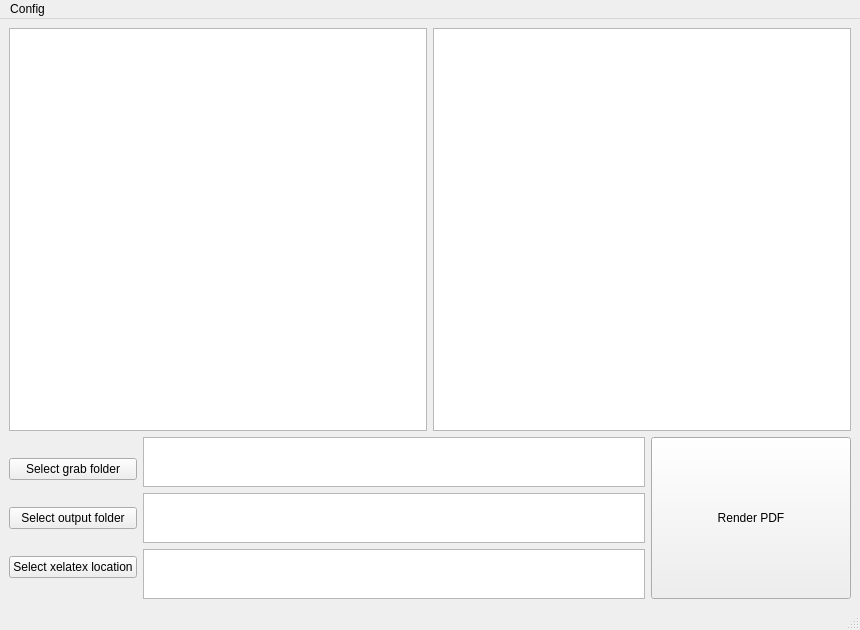
<?xml version="1.0" encoding="UTF-8"?>
<ui version="4.0">
 <class>MainWindow</class>
 <widget class="QMainWindow" name="MainWindow">
  <property name="geometry">
   <rect>
    <x>0</x>
    <y>0</y>
    <width>860</width>
    <height>630</height>
   </rect>
  </property>
  <property name="windowTitle">
   <string>PfaudSec Data Book tool</string>
  </property>
  <widget class="QWidget" name="centralwidget">
   <layout class="QVBoxLayout" name="verticalLayout_3">
    <item>
     <layout class="QHBoxLayout" name="horizontalLayout">
      <item>
       <widget class="QTextEdit" name="outputbox">
        <property name="font">
         <font>
          <pointsize>12</pointsize>
         </font>
        </property>
        <property name="readOnly">
         <bool>true</bool>
        </property>
       </widget>
      </item>
      <item>
       <widget class="QTextEdit" name="outputbox_2">
        <property name="font">
         <font>
          <pointsize>12</pointsize>
         </font>
        </property>
        <property name="readOnly">
         <bool>true</bool>
        </property>
       </widget>
      </item>
     </layout>
    </item>
    <item>
     <layout class="QHBoxLayout" name="horizontalLayout_2">
      <item>
       <layout class="QVBoxLayout" name="verticalLayout">
        <item>
         <widget class="QPushButton" name="grab_sel">
          <property name="text">
           <string>Select grab folder</string>
          </property>
         </widget>
        </item>
        <item>
         <widget class="QPushButton" name="output_sel">
          <property name="text">
           <string>Select output folder</string>
          </property>
         </widget>
        </item>
        <item>
         <widget class="QPushButton" name="xelatex_btn">
          <property name="text">
           <string>Select xelatex location</string>
          </property>
         </widget>
        </item>
       </layout>
      </item>
      <item>
       <layout class="QVBoxLayout" name="verticalLayout_2">
        <item>
         <widget class="QTextEdit" name="grab_display">
          <property name="sizePolicy">
           <sizepolicy hsizetype="Expanding" vsizetype="Fixed">
            <horstretch>0</horstretch>
            <verstretch>0</verstretch>
           </sizepolicy>
          </property>
          <property name="maximumSize">
           <size>
            <width>16777215</width>
            <height>50</height>
           </size>
          </property>
          <property name="verticalScrollBarPolicy">
           <enum>Qt::ScrollBarAlwaysOff</enum>
          </property>
          <property name="horizontalScrollBarPolicy">
           <enum>Qt::ScrollBarAsNeeded</enum>
          </property>
          <property name="readOnly">
           <bool>true</bool>
          </property>
         </widget>
        </item>
        <item>
         <widget class="QTextEdit" name="output_display">
          <property name="sizePolicy">
           <sizepolicy hsizetype="Expanding" vsizetype="Fixed">
            <horstretch>0</horstretch>
            <verstretch>0</verstretch>
           </sizepolicy>
          </property>
          <property name="maximumSize">
           <size>
            <width>16777215</width>
            <height>50</height>
           </size>
          </property>
          <property name="verticalScrollBarPolicy">
           <enum>Qt::ScrollBarAlwaysOff</enum>
          </property>
          <property name="horizontalScrollBarPolicy">
           <enum>Qt::ScrollBarAsNeeded</enum>
          </property>
          <property name="readOnly">
           <bool>true</bool>
          </property>
         </widget>
        </item>
        <item>
         <widget class="QTextEdit" name="xelatex_path_display">
          <property name="sizePolicy">
           <sizepolicy hsizetype="Expanding" vsizetype="Fixed">
            <horstretch>0</horstretch>
            <verstretch>0</verstretch>
           </sizepolicy>
          </property>
          <property name="maximumSize">
           <size>
            <width>16777215</width>
            <height>50</height>
           </size>
          </property>
          <property name="verticalScrollBarPolicy">
           <enum>Qt::ScrollBarAlwaysOff</enum>
          </property>
          <property name="horizontalScrollBarPolicy">
           <enum>Qt::ScrollBarAsNeeded</enum>
          </property>
          <property name="readOnly">
           <bool>true</bool>
          </property>
         </widget>
        </item>
       </layout>
      </item>
      <item>
       <widget class="QPushButton" name="latex_render">
        <property name="sizePolicy">
         <sizepolicy hsizetype="Preferred" vsizetype="Preferred">
          <horstretch>0</horstretch>
          <verstretch>0</verstretch>
         </sizepolicy>
        </property>
        <property name="minimumSize">
         <size>
          <width>200</width>
          <height>0</height>
         </size>
        </property>
        <property name="text">
         <string>Render PDF</string>
        </property>
       </widget>
      </item>
     </layout>
    </item>
   </layout>
  </widget>
  <widget class="QStatusBar" name="statusbar"/>
  <widget class="QMenuBar" name="menuBar">
   <property name="geometry">
    <rect>
     <x>0</x>
     <y>0</y>
     <width>860</width>
     <height>20</height>
    </rect>
   </property>
   <widget class="QMenu" name="menuConfig">
    <property name="title">
     <string>Config</string>
    </property>
    <addaction name="actionSections_config"/>
    <addaction name="actionxelatex_config"/>
   </widget>
   <addaction name="menuConfig"/>
  </widget>
  <action name="actionSections_config">
   <property name="text">
    <string>Sections config</string>
   </property>
  </action>
  <action name="actionxelatex_config">
   <property name="text">
    <string>xelatex config</string>
   </property>
  </action>
 </widget>
 <resources/>
 <connections/>
</ui>
